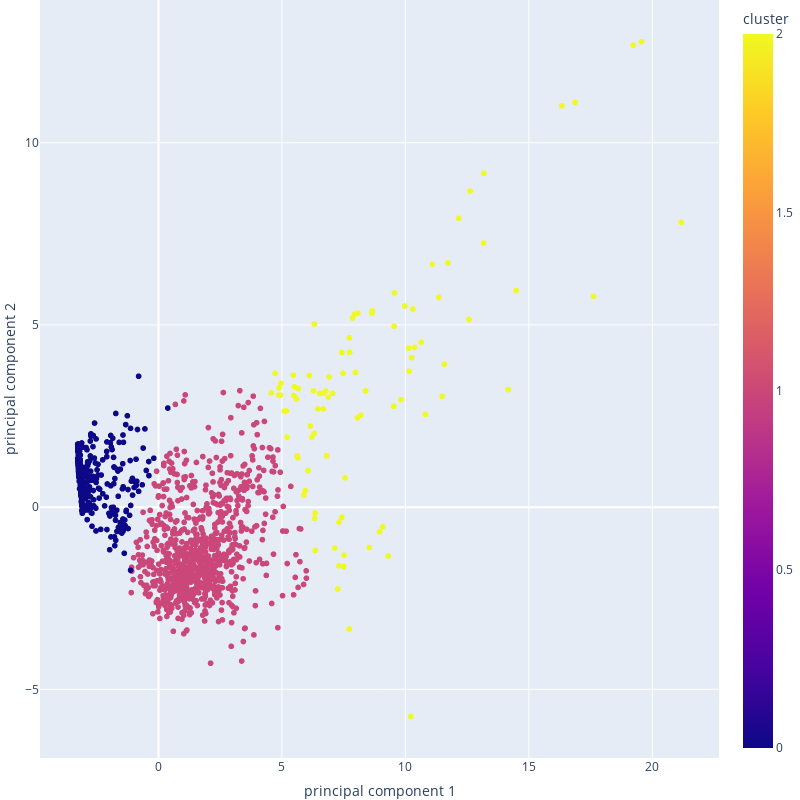

Notebook cell for this chart:
### Code cell
df_kmeans = main(1)

### Figure 1 — Plotly figure (JSON) as saved in the notebook; plotly's stock layout.template omitted (floating-point values rounded to 4 significant figures; data arrays with more than 128 entries replaced by an {"elided": "..."} marker saying what was removed)
{"data": [{"hovertemplate": "principal component 1=%{x}<br>principal component 2=%{y}<br>cluster=%{marker.color}<extra></extra>", "legendgroup": "", "marker": {"color": {"elided": "1773 int values"}, "coloraxis": "coloraxis", "symbol": "circle"}, "mode": "markers", "name": "", "showlegend": false, "type": "scattergl", "x": {"elided": "1773 float values"}, "xaxis": "x", "y": {"elided": "1773 float values"}, "yaxis": "y"}], "layout": {"coloraxis": {"colorbar": {"title": {"text": "cluster"}}, "colorscale": [[0, "#0d0887"], [0.1111, "#46039f"], [0.2222, "#7201a8"], [0.3333, "#9c179e"], [0.4444, "#bd3786"], [0.5556, "#d8576b"], [0.6667, "#ed7953"], [0.7778, "#fb9f3a"], [0.8889, "#fdca26"], [1, "#f0f921"]]}, "height": 800, "legend": {"tracegroupgap": 0}, "margin": {"b": 0, "l": 0, "r": 0, "t": 0}, "scene": {"xaxis": {"title": {"text": "PCA 1"}}, "yaxis": {"title": {"text": "PCA 2"}}}, "title": {"text": "Clusters"}, "width": 800, "xaxis": {"anchor": "y", "domain": [0, 1], "title": {"text": "principal component 1"}}, "yaxis": {"anchor": "x", "domain": [0, 1], "title": {"text": "principal component 2"}}}}
